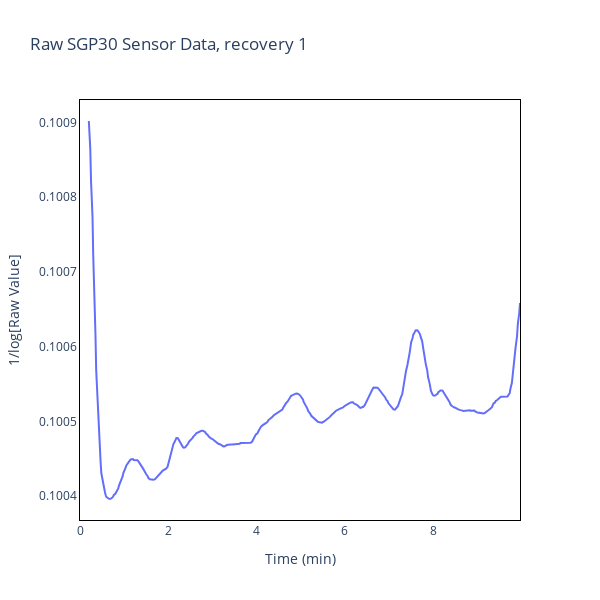
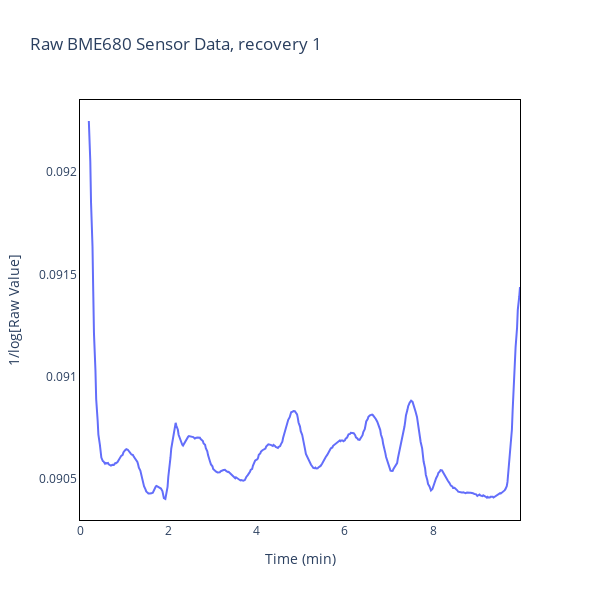

These figures' notebook cell, in order:
### Code cell
file_path = './Data/06.05.24/sensor_data_recovery_1.csv'

# Read the CSV file, skipping the first row
df = pd.read_csv(file_path, skiprows=2, header=None)
# Rename the columns for clarity
df.columns = ['Time', 'VOC', 'SGP30', 'BME680']

# Convert the Time column to datetime format
df['Time'] = pd.to_datetime(df['Time'], format='%a %b %d %H:%M:%S %Y')

# Convert the Time column to datetime format
df['Time'] = pd.to_datetime(df['Time'], format='%a %b %d %H:%M:%S %Y')

# Define the window size for the moving average
window_size = 10

# Apply the moving average to the SGP30 and BME680 data
df['SGP30_smooth'] = df['SGP30'].rolling(window=window_size).mean()
df['BME680_smooth'] = df['BME680'].rolling(window=window_size).mean()

# Apply the 1/log(y) transformation to the SGP30 and BME680 data
df['SGP30_transformed'] = 1 / np.log(df['SGP30_smooth'])
df['BME680_transformed'] = 1 / np.log(df['BME680_smooth'])

# Subtract the start time from all time values to start at zero
df['Time'] = df['Time'] - df['Time'].iloc[0]
# Convert the time difference to seconds
df['Time'] = df['Time'].dt.total_seconds()
# Convert the seconds to minutes
df['Time'] = df['Time'] / 60

# Create a scatter plot for the SGP30 sensor data
fig1 = go.Figure(data=go.Scatter(x=df['Time'], y=df['SGP30_transformed'], mode='lines'))
fig1.update_layout(title='SGP30 Sensor Data', xaxis_title='Time', yaxis_title='1/log[Raw Value]')

# Create a scatter plot for the BME680 sensor data
fig2 = go.Figure(data=go.Scatter(x=df['Time'], y=df['BME680_transformed'], mode='lines'))
fig2.update_layout(title='BME680 Sensor Data', xaxis_title='Time', yaxis_title='1/log[Raw Value]')

fig1.update_layout(
    title='Raw SGP30 Sensor Data, recovery 1',
    xaxis_title='Time (min)',
    yaxis_title='1/log[Raw Value]',
    legend=dict(
        x=1,
        y=1,
        xanchor='right',
        yanchor='top',
        font=dict(size=20)
    ),
    xaxis=dict(
        visible=True,
        linecolor='black',
        linewidth=1,
        mirror=True
    ),
    yaxis=dict(
        visible=True,
        linecolor='black',
        linewidth=1,
        mirror=True
    ),

    plot_bgcolor='rgba(0,0,0,0)',  # Set the plot background color to transparent

    width=600,  # Adjust the width as per your requirement
    height=600  # Adjust the height as per your requirement
)

fig2.update_layout(
    title='Raw BME680 Sensor Data, recovery 1',
    xaxis_title='Time (min)',
    yaxis_title='1/log[Raw Value]',
    legend=dict(
        x=1,
        y=1,
        xanchor='right',
        yanchor='top',
        font=dict(size=20)
    ),
    xaxis=dict(
        visible=True,
        linecolor='black',
        linewidth=1,
        mirror=True
    ),
    yaxis=dict(
        visible=True,
        linecolor='black',
        linewidth=1,
        mirror=True
    ),

    plot_bgcolor='rgba(0,0,0,0)',  # Set the plot background color to transparent

    width=600,  # Adjust the width as per your requirement
    height=600  # Adjust the height as per your requirement
)


fig1.show()
fig2.show()

# Save the plot as an .svg file
svg_file_path = './Images/06.05.24/recovery_1_sgp30.svg'
fig1.write_image(svg_file_path)
svg_file_path = './Images/06.05.24/recovery_1_bme680.svg'
fig2.write_image(svg_file_path)

### Figure 1 — Plotly figure (JSON) as saved in the notebook; plotly's stock layout.template omitted (floating-point values rounded to 4 significant figures; data arrays with more than 128 entries replaced by an {"elided": "..."} marker saying what was removed)
{"data": [{"mode": "lines", "type": "scatter", "x": {"elided": "423 float values"}, "y": {"elided": "423 float values"}}], "layout": {"height": 600, "legend": {"font": {"size": 20}, "x": 1, "xanchor": "right", "y": 1, "yanchor": "top"}, "plot_bgcolor": "rgba(0,0,0,0)", "title": {"text": "Raw SGP30 Sensor Data, recovery 1"}, "width": 600, "xaxis": {"linecolor": "black", "linewidth": 1, "mirror": true, "title": {"text": "Time (min)"}, "visible": true}, "yaxis": {"linecolor": "black", "linewidth": 1, "mirror": true, "title": {"text": "1/log[Raw Value]"}, "visible": true}}}

### Figure 2 — Plotly figure (JSON) as saved in the notebook; plotly's stock layout.template omitted (floating-point values rounded to 4 significant figures; data arrays with more than 128 entries replaced by an {"elided": "..."} marker saying what was removed)
{"data": [{"mode": "lines", "type": "scatter", "x": {"elided": "423 float values"}, "y": {"elided": "423 float values"}}], "layout": {"height": 600, "legend": {"font": {"size": 20}, "x": 1, "xanchor": "right", "y": 1, "yanchor": "top"}, "plot_bgcolor": "rgba(0,0,0,0)", "title": {"text": "Raw BME680 Sensor Data, recovery 1"}, "width": 600, "xaxis": {"linecolor": "black", "linewidth": 1, "mirror": true, "title": {"text": "Time (min)"}, "visible": true}, "yaxis": {"linecolor": "black", "linewidth": 1, "mirror": true, "title": {"text": "1/log[Raw Value]"}, "visible": true}}}
